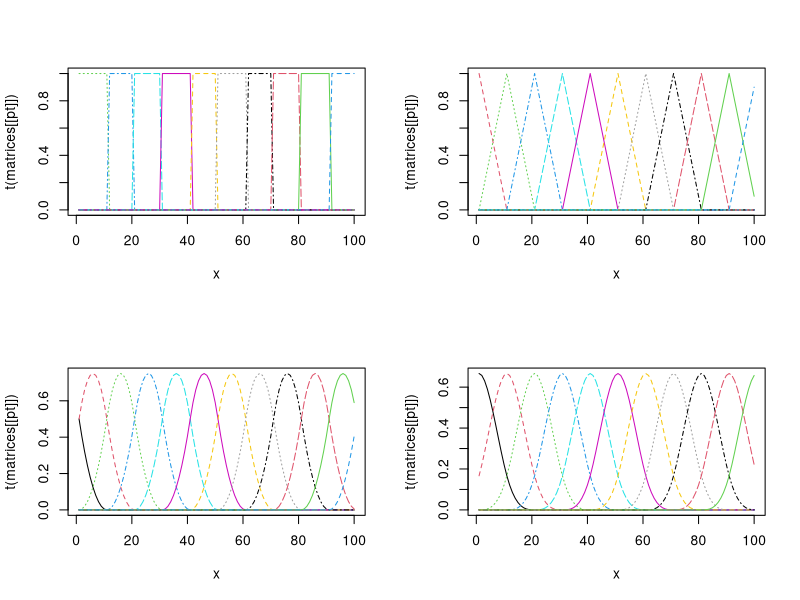

This figure's R source:
t<- seq(0,0.99,0.01)
noeuds<- seq(-0.2,1.2,0.1)
bsplinebasis <- function(t,i,d=3){
  #on crée une liste dans laquelle on stockera toute les matrices
  matrices <-list()
  x<- 1:length(t)
  matrices[[1]] <- matrix(nrow=(length(i)-1), ncol=length(t))
  #premier for pour définir la bspline de degré 0
  for (n in 1:(length(i)-1))
  {
    matrices[[1]][n,] <- i[n]<=t & i[n+1]>t
    
  }
  matrices[[1]] <- matrices[[1]] +0
  #matrices de degré 1 jusque d + 1
  for(m in 2:(d+1)){
    mat<-matrix(ncol=length(t),nrow=(length(i)-m))
    mutrice<- matrices[[m-1]]
    k=1:(length(i)-m)
    dg <- m-1
    for (z in k)
    {
      mat[z,] <- ((t-i[z])/(i[z+dg]-i[z]))*mutrice[z,] + ((i[z+dg+1] - t) / (i[z+dg+1] - i[z+1]))*mutrice[z+1,]
    } 
    matrices[[m]]<-mat
  }
  par(mfrow=c(2,2))
for(pt in 1:length(matrices)) matplot(x,t(matrices[[pt]]), type = c("l"),pch=1,col = 1:length(i))
  return(matrices)
}
b0<-bsplinebasis(t,noeuds,3)

